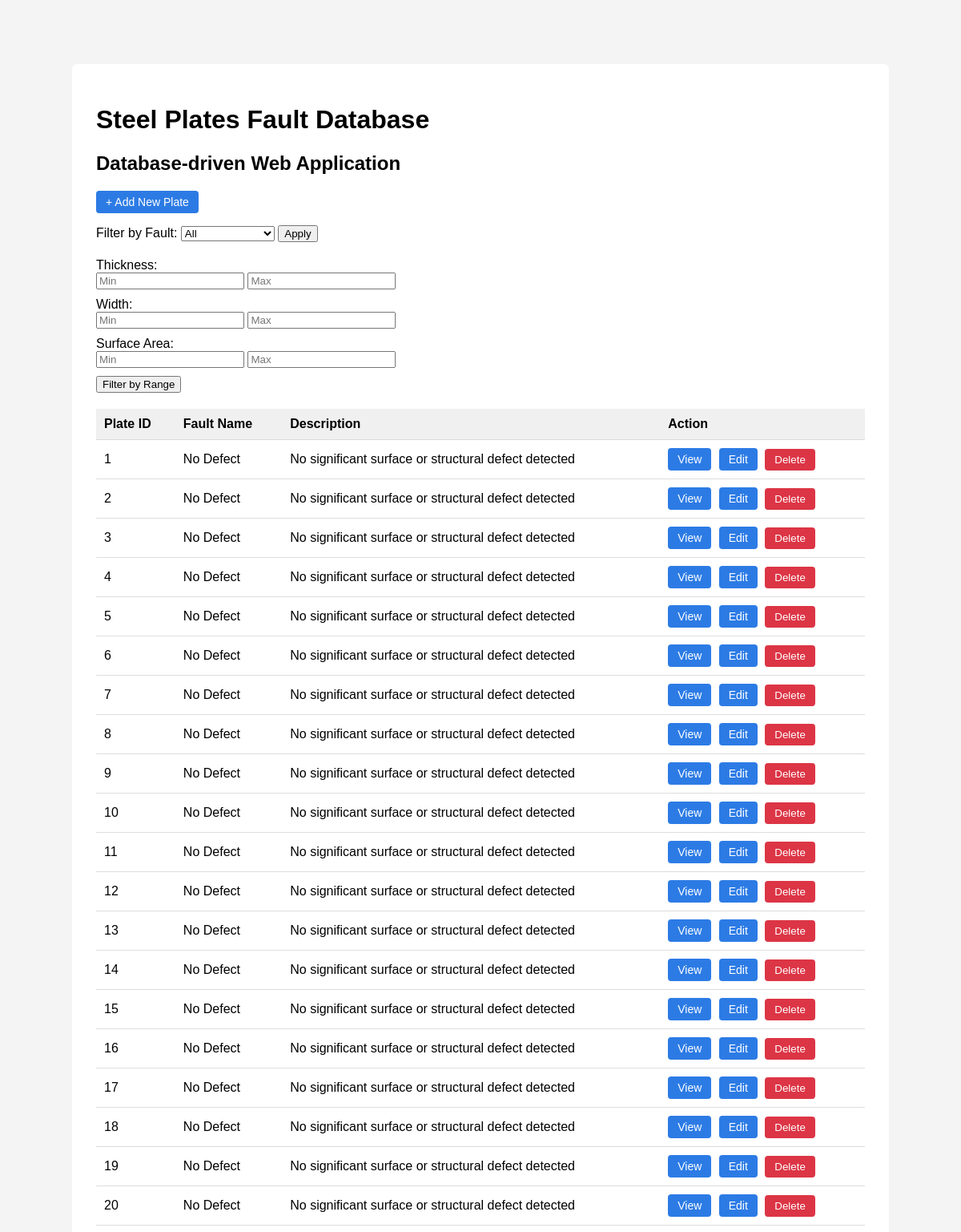
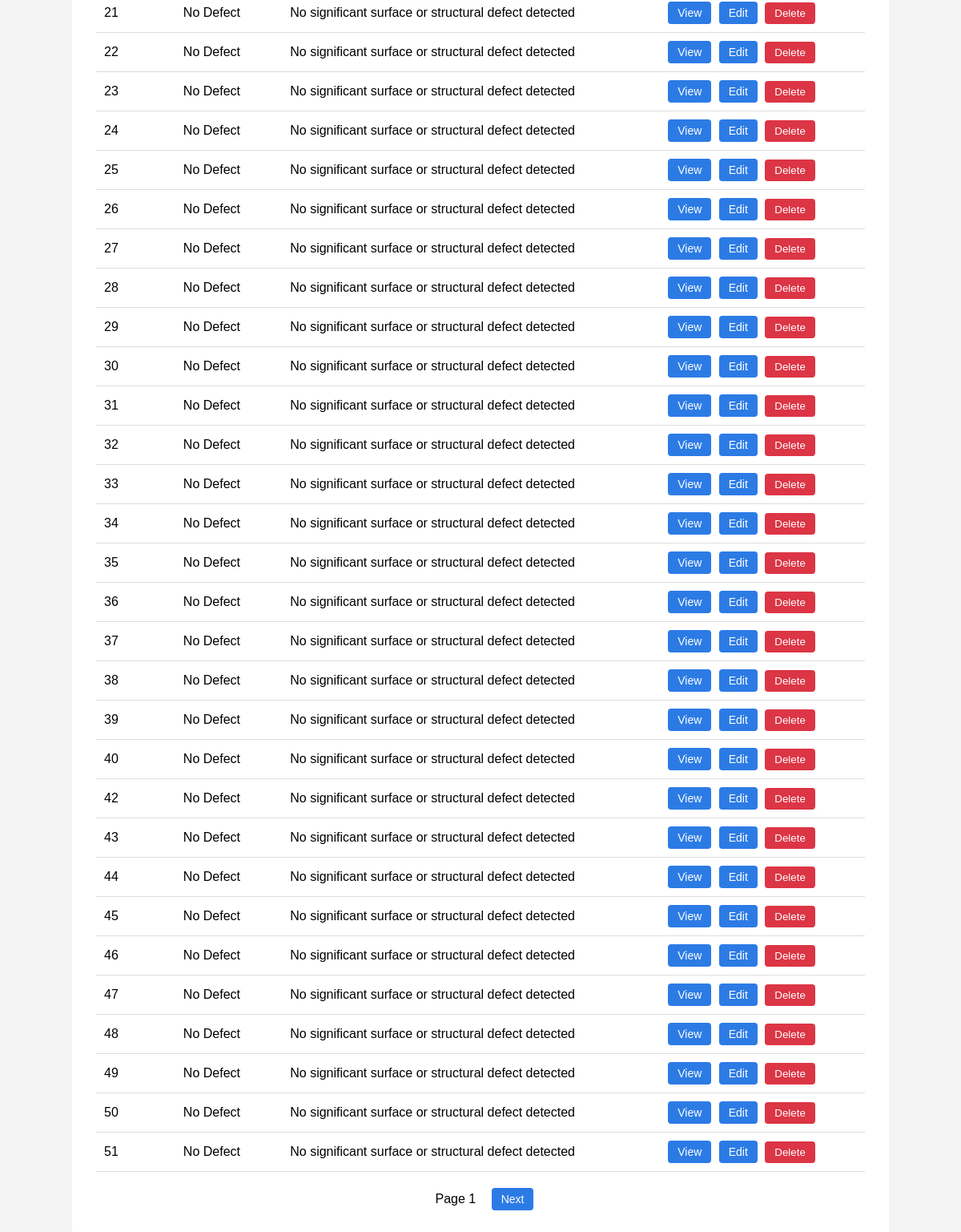
The app's page /plates with its own data (2 pictures, top to bottom).
### tables this page shows
CREATE TABLE faults (
    fault_code TEXT PRIMARY KEY,
    fault_name TEXT,
    description TEXT
);

CREATE TABLE plates_new (
    plate_id INTEGER PRIMARY KEY,
    fault_code TEXT,
    created_at TEXT DEFAULT CURRENT_TIMESTAMP
);

### app.py (the view)
@app.route("/plates")
def show_plates():
    page = request.args.get("page", default=1, type=int)
    selected_fault = request.args.get("fault", default="", type=str)
    per_page = 50
    offset = (page - 1) * per_page
    conn = get_db_connection()
    cursor = conn.cursor()
    cursor.execute("SELECT fault_code, fault_name FROM faults ORDER BY fault_code")
    faults = cursor.fetchall()
    if selected_fault:
        cursor.execute(
            """
            SELECT
                pn.plate_id,
                f.fault_name,
                f.description
            FROM plates_new pn
            JOIN faults f ON pn.fault_code = f.fault_code
            WHERE pn.fault_code = ?
            ORDER BY pn.plate_id
            LIMIT ? OFFSET ?
            """,
            (selected_fault, per_page, offset)
        )
    else:
        cursor.execute(
            """
            SELECT
                pn.plate_id,
                f.fault_name,
                f.description
            FROM plates_new pn
            JOIN faults f ON pn.fault_code = f.fault_code
            ORDER BY pn.plate_id
            LIMIT ? OFFSET ?
            """,
            (per_page, offset)
        )
    rows = cursor.fetchall()
    conn.close()
    return render_template(
        "plates.html",
        rows=rows,
        faults=faults,
        selected_fault=selected_fault,
        page=page
    )

### app.py (called while the page is built)
def get_db_connection():
    conn = sqlite3.connect("app.db")
    conn.row_factory = sqlite3.Row
    return conn

### templates/plates.html (shortened to what this page needs)
<!DOCTYPE html>
<html>
<head>
</head>
<body>
<div class="container">
    <h1>Steel Plates Fault Database</h1>
    <h2>Database-driven Web Application</h2>
    <div class="top-link">
        <a class="button" href="/add">+ Add New Plate</a>
    </div>
    <form method="get" action="/plates">
        <label for="fault">Filter by Fault:</label>
        <select name="fault" id="fault">
            <option value="">All</option>
        </select>
        <button type="submit">Apply</button>
    </form>
    <form method="get" action="/plates/filter" style="margin-top:20px;">
        <div style="margin-bottom:10px;">
            <label>Thickness:</label><br>
            <input type="number" step="0.01" name="min_th" placeholder="Min">
            <input type="number" step="0.01" name="max_th" placeholder="Max">
        </div>
        <div style="margin-bottom:10px;">
            <label>Width:</label><br>
            <input type="number" step="0.01" name="min_w" placeholder="Min">
            <input type="number" step="0.01" name="max_w" placeholder="Max">
        </div>
        <div style="margin-bottom:10px;">
            <label>Surface Area:</label><br>
            <input type="number" step="0.01" name="min_sa" placeholder="Min">
            <input type="number" step="0.01" name="max_sa" placeholder="Max">
        </div>
        <button type="submit">Filter by Range</button>
    </form>
    <table>
        <tr>
            <th>Plate ID</th>
            <th>Fault Name</th>
            <th>Description</th>
            <th>Action</th>
        </tr>
        {% for row in rows %}
        <tr>
            <td>{{ row["plate_id"] }}</td>
            <td>{{ row["fault_name"] }}</td>
            <td>{{ row["description"] }}</td>
            <td>
                <a class="button" href="/plates/{{ row['plate_id'] }}">View</a>
                <a class="button" href="/edit/{{ row['plate_id'] }}">Edit</a>
                <form method="post"
                    action="/delete/{{ row['plate_id'] }}"
                    style="display:inline;"
                    onsubmit="return confirm('정말 삭제하시겠습니까?');">
                    <button type="submit"
                            style="
                                padding:6px 12px;
                                background:#dc3545;
                                color:white;
                                border:none;
                                border-radius:4px;
                                cursor:pointer;
                            ">
                        Delete
                    </button>
                </form>
            </td>
        </tr>
        {% endfor %}
    </table>
    <div style="margin-top:20px; text-align:center;">
        <span style="margin: 0 15px;">Page {{ page }}</span>
        {% if rows|length == 50 %}
            <a class="button"
               href="/plates?page={{ page + 1 }}{% if selected_fault %}&fault={{ selected_fault }}{% endif %}">
               Next
            </a>
        {% endif %}
    </div>
</div>
</body>
</html>

### templates/plates.html (style rules this page uses)
body { font-family: Arial, sans-serif; background-color: #f4f4f4; margin: 0; padding: 0; }
.container { width: 80%; margin: 80px auto; background: white; padding: 30px; border-radius: 6px; }
table { width: 100%; border-collapse: collapse; margin-top: 20px; }
th, td { padding: 10px; border-bottom: 1px solid #ddd; text-align: left; }
th { background-color: #f0f0f0; }
a.button { display: inline-block; padding: 6px 12px; background: #2c7be5; color: white; text-decoration: none; border-radius: 4px; font-size: 14px; margin-right: 5px; }
.top-link { margin-bottom: 15px; }

### records on screen
faults: plate_id "1", fault_name "No Defect", description "No significant surface or structural defect detected", plate_id "2", plate_id "3", plate_id "4", plate_id "5", plate_id "6", plate_id "7", plate_id "8", plate_id "9", plate_id "10", plate_id "11", plate_id "12", plate_id "13", plate_id "14", plate_id "15", plate_id "16", plate_id "17", plate_id "18", plate_id "19", plate_id "20", plate_id "21", plate_id "22", plate_id "23", plate_id "24", plate_id "25", plate_id "26", plate_id "27", plate_id "28", plate_id "29", plate_id "30", plate_id "31", plate_id "32", plate_id "33", plate_id "34", plate_id "35", plate_id "36", plate_id "37", plate_id "38", plate_id "39", plate_id "40", plate_id "42", plate_id "43", plate_id "44", plate_id "45", plate_id "46", plate_id "47", plate_id "48", plate_id "49", plate_id "50", plate_id "51"

### other values on screen
{{ page }} "1"
